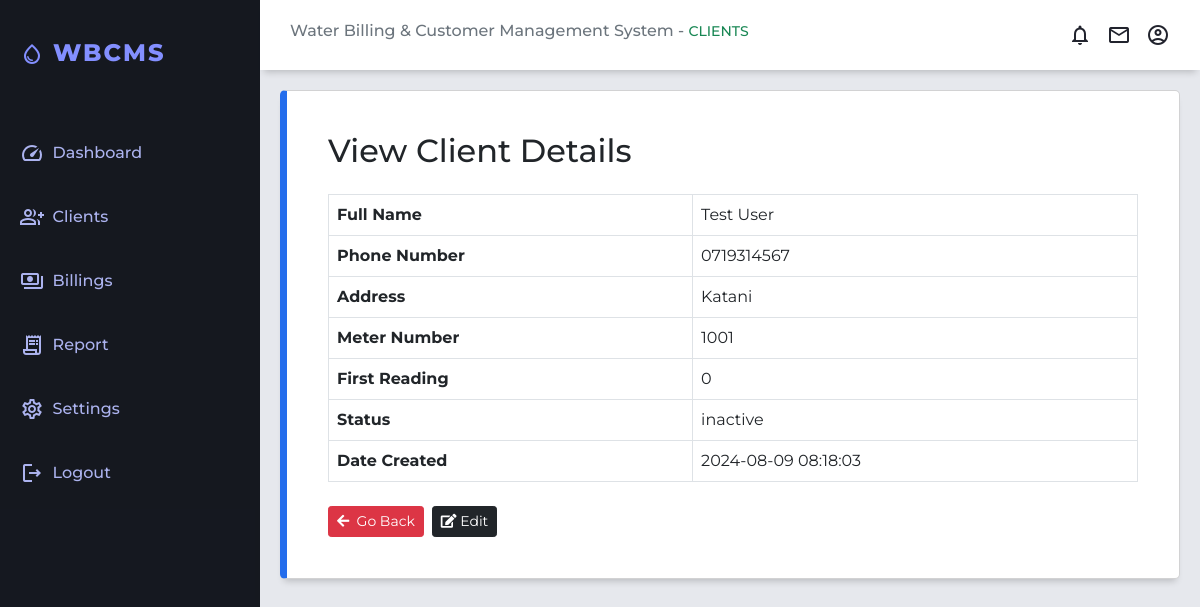
The app's page /viewClient.php?user_id=122, older data.
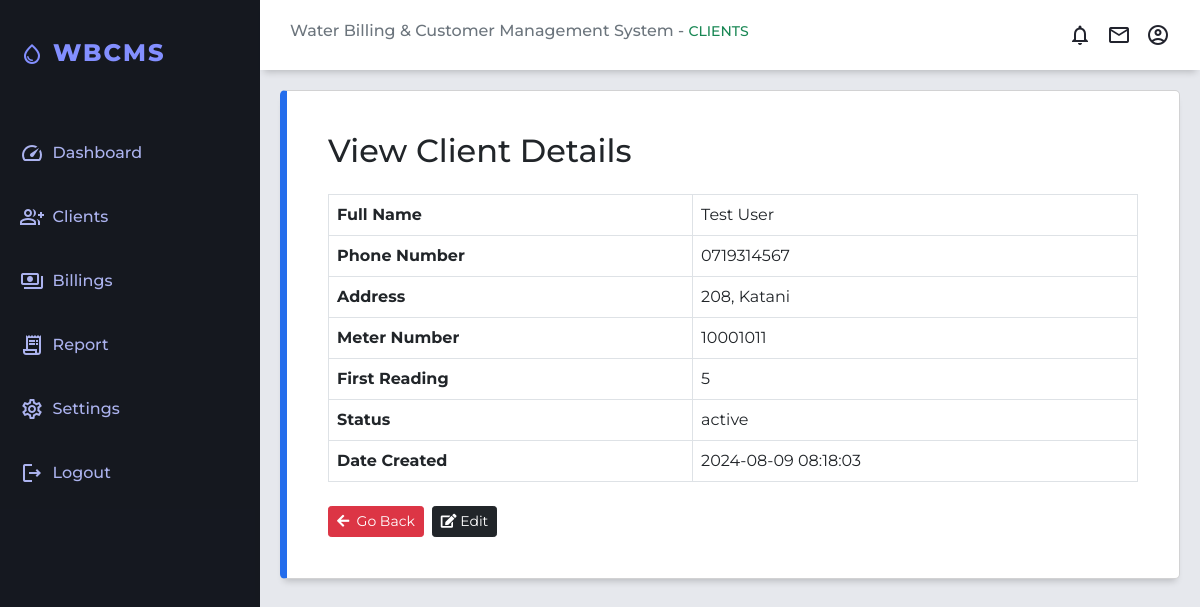
The same page, newer data.
### tables this page shows
CREATE TABLE `tbl_clients` (
  `user_id` int(11) NOT NULL,
  `client_name` varchar(50) NOT NULL,
  `contact_number` varchar(20) DEFAULT NULL,
  `address` text DEFAULT NULL,
  `meter_number` int(10) NOT NULL,
  `meter_reading` int(20) NOT NULL,
  `status` enum('inactive','active') DEFAULT 'inactive',
  `created_at` timestamp NOT NULL DEFAULT current_timestamp(),
  `updated_at` timestamp NOT NULL DEFAULT current_timestamp() ON UPDATE current_timestamp()
);

### config/functions.php (called while the page is built, shortened)
<?php
$conn = connectDB();
function getClientById($userId) {
    global $conn;
    $stmt = $conn->prepare("SELECT client_name, contact_number, address, meter_number, meter_reading, status, created_at FROM tbl_clients WHERE user_id = ?");
    $stmt->bind_param("i", $userId);
    $stmt->execute();
    $result = $stmt->get_result();
    return $result->fetch_assoc();
}
?>

### viewClient.php (the view, shortened to what the changed rows need)
<?php
include("./config/functions.php");
$client = null;
try {
    if (isset($_GET['user_id']) && !empty($_GET['user_id'])) {
        $userId = htmlspecialchars($_GET['user_id']);
        $client = getClientById($userId);
    } else {
        $error_message = "Invalid client ID.";
    }
} catch (Exception $e) {
    $error_message = "An error occurred: " . $e->getMessage();
}
?>
<!DOCTYPE html>
<html lang="en">
<head>
    <link rel="stylesheet" href="https://cdnjs.cloudflare.com/ajax/libs/font-awesome/5.15.3/css/all.min.css" />
    <link rel="stylesheet" href="css/bootstrap5.0.1.min.css">
    <link rel="stylesheet" type="text/css" href="css/datatables-1.10.25.min.css" />
    <link rel="stylesheet" href="css/dataTables.dataTables.css">
    <link rel="stylesheet" href="css/styles.css">
    <link rel="stylesheet" href="css/customer.css">
    <link rel="stylesheet" href="css/bill.css">
</head>
<body>
    <div class="grid-container">
        <main class="main-container">
            <div class="row">
                <div class="container mt-0">
                    <div class="card">
                        <div class="card-body">
                            <h2 class="card-title text-dark">View Client Details</h2>
                            <?php if ($client) : ?>
                                <table class="table table-bordered mt-4">
                                    <tr>
                                        <th>Full Name</th>
                                        <td><?php echo htmlspecialchars($client['client_name']); ?></td>
                                    </tr>
                                    <tr>
                                        <th>Phone Number</th>
                                        <td><?php echo htmlspecialchars($client['contact_number']); ?></td>
                                    </tr>
                                    <tr>
                                        <th>Address</th>
                                        <td><?php echo htmlspecialchars($client['address']); ?></td>
                                    </tr>
                                    <tr>
                                        <th>Meter Number</th>
                                        <td><?php echo htmlspecialchars($client['meter_number']); ?></td>
                                    </tr>
                                    <tr>
                                        <th>First Reading</th>
                                        <td><?php echo htmlspecialchars($client['meter_reading']); ?></td>
                                    </tr>
                                    <tr>
                                        <th>Status</th>
                                        <td><?php echo htmlspecialchars($client['status']); ?></td>
                                    </tr>
                                    <tr>
                                        <th>Date Created</th>
                                        <td><?php echo htmlspecialchars($client['created_at']); ?></td>
                                    </tr>
                                </table>
                                <div class="d-flex justify-content-start mt-4">
                                    <a href="./client.php" class="btn btn-sm btn-danger me-2">
                                        <i class="fa fa-arrow-left" aria-hidden="true"></i>&nbsp;&nbsp;Go Back
                                    </a>
                                    <a href="editClient.php?user_id=<?php echo urlencode($userId); ?>" class="btn btn-sm btn-dark me-2">
                                        <i class='fas fa-edit text-white'></i>&nbsp;Edit
                                    </a>
                                </div>
                            <?php endif; ?>
                        </div>
                    </div>
                </div>
        </main>
    </div>
</body>
</html>

Row changes from the older to the newer data that the page shows:
changed tbl_clients "Test User": address "Katani" → "208, Katani"; meter_number "1001" → "10001011"; meter_reading "0" → "5"; status "inactive" → "active"
